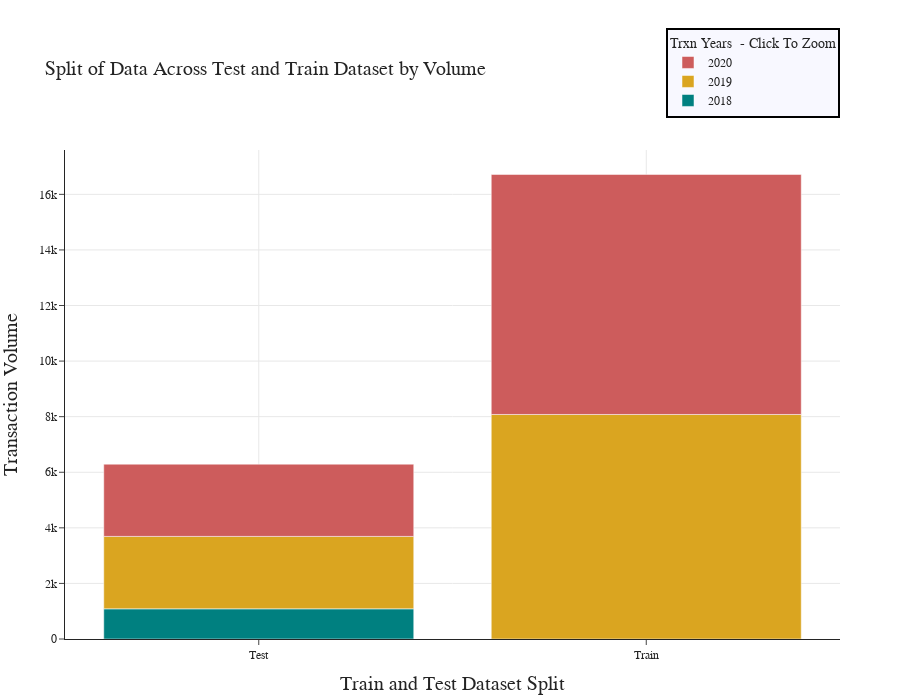

Write notebook code for a chart like this one.
### Code cell
# Call function to display Bar Chart for Train and Test Size Breakdown per Year
col_list1 = ["Split", "txn_year"]
barchart_Text="Split of Data Across Test and Train Dataset by Volume"
xAxis_txt='Train and Test Dataset Split'
display_HMBarChart(df_barchart1, df_DateFilteted_Train_and_Test_Data, col_list1, barchart_Text, xAxis_txt)

### Figure 1 — Plotly figure (JSON) as saved in the notebook; plotly's stock layout.template omitted (floating-point values rounded to 4 significant figures)
{"data": [{"alignmentgroup": "True", "hovertemplate": "Year=2018<br>Split=%{x}<br>Number of Trxns=%{y}<extra></extra>", "legendgroup": "2018", "marker": {"color": "teal"}, "name": "2018", "offsetgroup": "2018", "orientation": "v", "showlegend": true, "textposition": "auto", "type": "bar", "x": ["Test"], "xaxis": "x", "y": [1086], "yaxis": "y"}, {"alignmentgroup": "True", "hovertemplate": "Year=2019<br>Split=%{x}<br>Number of Trxns=%{y}<extra></extra>", "legendgroup": "2019", "marker": {"color": "goldenrod"}, "name": "2019", "offsetgroup": "2019", "orientation": "v", "showlegend": true, "textposition": "auto", "type": "bar", "x": ["Test", "Train"], "xaxis": "x", "y": [2606, 8079], "yaxis": "y"}, {"alignmentgroup": "True", "hovertemplate": "Year=2020<br>Split=%{x}<br>Number of Trxns=%{y}<extra></extra>", "legendgroup": "2020", "marker": {"color": "indianred"}, "name": "2020", "offsetgroup": "2020", "orientation": "v", "showlegend": true, "textposition": "auto", "type": "bar", "x": ["Test", "Train"], "xaxis": "x", "y": [2599, 8637], "yaxis": "y"}], "layout": {"barmode": "relative", "font": {"family": "Rockwell"}, "height": 700, "legend": {"bgcolor": "ghostwhite", "bordercolor": "Black", "borderwidth": 2, "itemclick": "toggleothers", "orientation": "v", "title": {"text": "Trxn Years  - Click To Zoom"}, "tracegroupgap": 0, "traceorder": "reversed", "x": 1, "xanchor": "right", "y": 1.25, "yanchor": "top"}, "margin": {"b": 10, "l": 10, "r": 60, "t": 150}, "title": {"font": {"size": 20}, "text": "Split of Data Across Test and Train Dataset by Volume"}, "xaxis": {"anchor": "y", "domain": [0, 1], "showgrid": true, "ticks": "outside", "title": {"font": {"size": 20}, "text": "Train and Test Dataset Split"}}, "yaxis": {"anchor": "x", "domain": [0, 1], "showgrid": true, "title": {"font": {"size": 20}, "text": "Transaction Volume"}}}}
